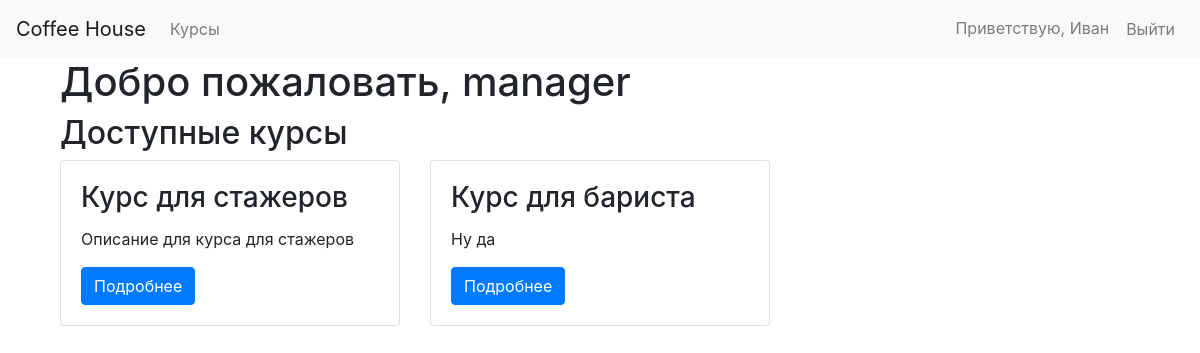
The app's page /courses/dashboard/ (signed in) with its own data.
### employees/models.py (models this page shows, shortened)
class UserProfile(models.Model):
    user = models.OneToOneField(User, on_delete=models.CASCADE)
    role = models.CharField(max_length=20, choices=ROLE_CHOICES)

### courses/models.py (models this page shows, shortened)
class Course(models.Model):
    title = models.CharField(max_length=100)
    description = models.TextField()
    role = models.CharField(max_length=20, choices=ROLE_CHOICES)
    video_url = models.URLField(blank=True)
    course_slug = models.SlugField(unique=True, max_length=100, default='')
    users = models.ManyToManyField(UserProfile, through='LearningProgress')
    @property
    def role_hierarchy(self):
        return ROLE_HIERARCHY[self.role]

### courses/views.py (the view)
# urls.py: path('dashboard/', dashboard, name='dashboard'),
@login_required
def dashboard(request):
    try:
        user_profile = getattr(request.user, 'userprofile', None)
        available_courses = get_available_courses(user_profile)
        lectures = Lecture.objects.all()
        tests = Test.objects.all()
        role = user_profile.role if user_profile else None
        return render(request, 'courses/dashboard.html',
                      {'role': role, 'courses': available_courses, 'lectures': lectures, 'tests': tests})
    except UserProfile.DoesNotExist:
        return HttpResponse("Профиль пользователя не найден")

### courses/views.py (called while the page is built)
def get_available_courses(user_profile):
    courses = Course.objects.all()
    available_courses = []
    for course in courses:
        if user_profile and user_profile.role in course.role_hierarchy:
            available_courses.append(course)
    return available_courses

### templates/courses/dashboard.html (shortened to what this page needs)
{% extends 'base.html' %}
{% load static %}
{% block content %}
<div class="container">
    <h1>Добро пожаловать, {{ role }}</h1>
    <h2>Доступные курсы</h2>
    <div class="row">
        {% for course in courses %}
        <div class="col-md-4">
            <div class="card mb-4">
                <div class="card-body">
                    <h3 class="card-title">{{ course.title }}</h3>
                    <p class="card-text">{{ course.description }}</p>
                    <a href="{% url 'course_detail' course.course_slug %}" class="btn btn-primary">Подробнее</a>
                </div>
            </div>
        </div>
        {% empty %}
        <p>Нет доступных курсов</p>
        {% endfor %}
    </div>
</div>
</div>
{% endblock %}

### templates/header.html (shortened to what this page needs)
<header>
        <nav class="navbar navbar-expand-lg navbar-light bg-light">
        <div class="collapse navbar-collapse" id="navbarNav">
            <ul class="navbar-nav mr-auto">
                {% if user.is_authenticated %}
                    <li class="nav-item">
                        <a class="navbar-brand" href="{% url 'dashboard' %}">Coffee House</a>
                    </li>
                    <li class="nav-item">
                        <a class="nav-link" href="{% url 'courses' %}">Курсы</a>
                    </li>
                {% else %}
                    <li class="nav-item">
                        <span class="navbar-brand">Coffee House</span>
                    </li>
                {% endif %}
            </ul>
            <ul class="navbar-nav">
                {% if user.is_authenticated %}
                    <li class="nav-item">
                        <a class="nav-link" href="{% url 'profile' %}">Приветствую, {{ user.username }}</a>
                    </li>
                    <li class="nav-item">
                        <form action="{% url 'logout' %}" method="post" style="padding: 0;">
                            <button type="submit" class="btn btn-link nav-link">Выйти</button>
                        </form>
                    </li>
                {% endif %}
            </ul>
        </div>
    </nav>
</header>

### records on screen
UserProfile: role "manager"
Course: title "Курс для стажеров", description "Описание для курса для стажеров"
Course: title "Курс для бариста", description "Ну да"

### other values on screen
{{ user.username }} "Иван"
